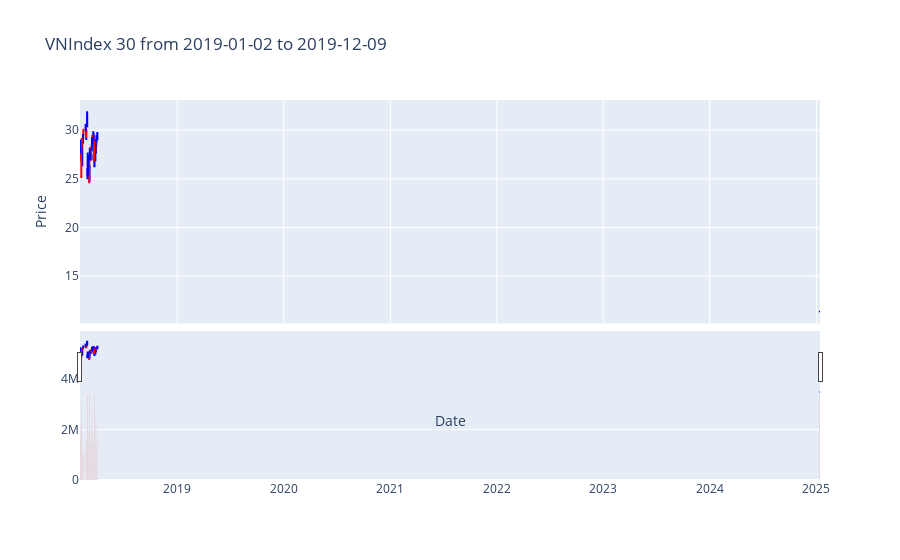

This figure's notebook cell:
### Code cell
data_path = '/content/sample_data/future-gc00-daily-prices.csv'
